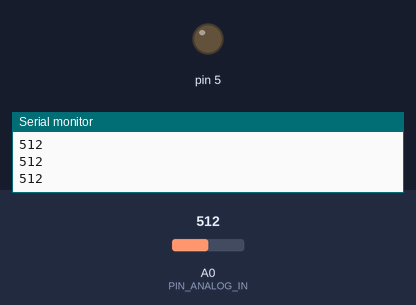
The sketch below on a simulated Arduino Uno, built with avr-gcc and run on an emulated ATmega328P. Parts: output pins drawn as LEDs (lit = HIGH), the last lines printed to the serial monitor. The inputs (shaded band) are chosen by the test bench; at power-on: A0 (PIN_ANALOG_IN) = 512.

Above: at 1.2 s.
1.3 s: A0 (PIN_ANALOG_IN) set to 213
2.8 s: A0 (PIN_ANALOG_IN) set to 187
At 3.5 s:
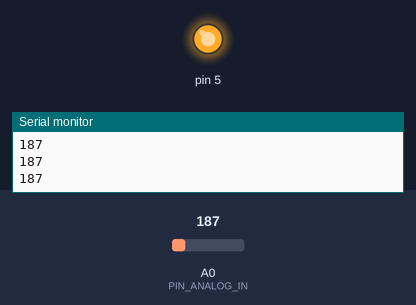
4.3 s: A0 (PIN_ANALOG_IN) set to 210
At 4.6 s:
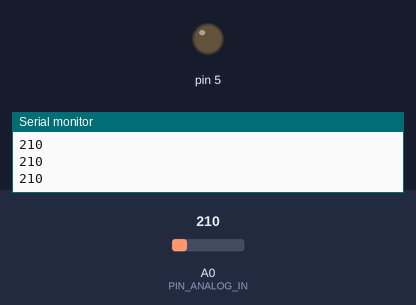
5.8 s: A0 (PIN_ANALOG_IN) set to 190
At 7.0 s:
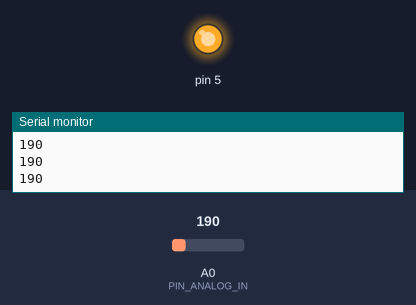
Timing chart, 0 to 8.3 s (numbered marks = the images above; inputs shaded):
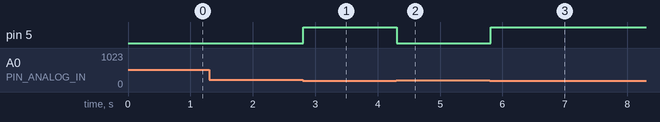

The sketch:

Project_22_Night_Lamp.ino
```cpp
//**********************************************************************************
/*
 * 名称   : Night_Lamp
 * 功能   : 光敏传感器控制LED
 * 作者   : http://www.keyes-robot.com/
*/
int item = 0;  //设置item为0
int PIN_ANALOG_IN = A0;   //光敏传感器的引脚定义为A0

void setup() {
  Serial.begin(9600); //设置串口波特率为9600
  pinMode(PIN_ANALOG_IN, INPUT);    //将传感器的引脚设置为输入模式
  pinMode(5, OUTPUT);  // 设置led引脚为输出模式.
}

void loop() {
  item = analogRead(PIN_ANALOG_IN);    //读取传感器的模拟信号
  Serial.println(item);  //串口打印光敏传感器输出的模拟信号
  if (item > 200) {  //光照强度的模拟值大于200
    digitalWrite(5, LOW);  //关闭LED
  } else {  //模拟值小于等于200
    digitalWrite(5, HIGH);  //打开LED
  }
}
//**********************************************************************************
```

Measured:
- the behaviour switches between 201 and 200 on A0 (PIN_ANALOG_IN) (found by bisection; images 0 and 1)
- after the input at 2.8 s, pin 5: LOW → HIGH at once
- after the input at 4.3 s, pin 5: HIGH → LOW at once
- after the input at 5.8 s, pin 5: LOW → HIGH at once
